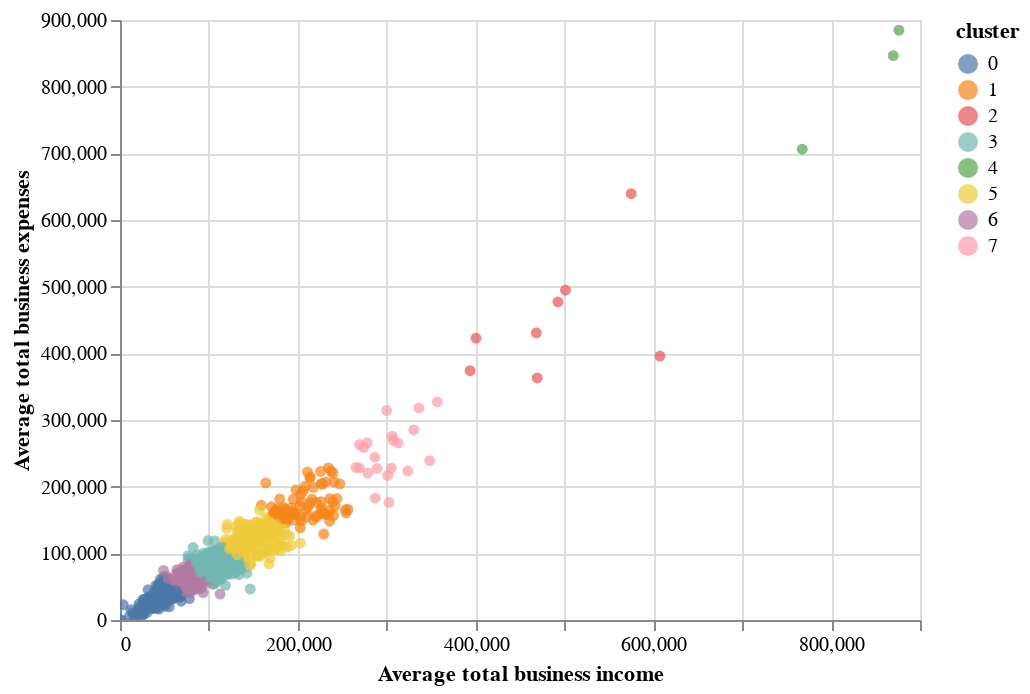

Notebook code for this chart:
### Code cell
scatter_plot = alt.Chart(df).mark_circle()

scatter_plot.encode(
    x='Average total business income', 
    y='Average total business expenses', 
    color='cluster:N', 
    tooltip = ['Postcode', 'cluster', 'Average total business income', 'Average total business expenses']
).interactive()

### Figure 1 — Vega-Lite specification as saved in the notebook (floating-point values rounded to 4 significant figures; data arrays with more than 128 entries replaced by an {"elided": "..."} marker saying what was removed)
{"config": {"view": {"continuousWidth": 400, "continuousHeight": 300}}, "data": {"name": "data-dde44e48d06d44e526d8336868041382"}, "mark": "circle", "encoding": {"color": {"type": "nominal", "field": "cluster"}, "tooltip": [{"type": "quantitative", "field": "Postcode"}, {"type": "quantitative", "field": "cluster"}, {"type": "quantitative", "field": "Average total business income"}, {"type": "quantitative", "field": "Average total business expenses"}], "x": {"type": "quantitative", "field": "Average total business income"}, "y": {"type": "quantitative", "field": "Average total business expenses"}}, "selection": {"selector003": {"type": "interval", "bind": "scales", "encodings": ["x", "y"]}}, "$schema": "https://vega.github.io/schema/vega-lite/v4.8.1.json", "datasets": {"data-dde44e48d06d44e526d8336868041382": {"elided": "2473 records"}}}
